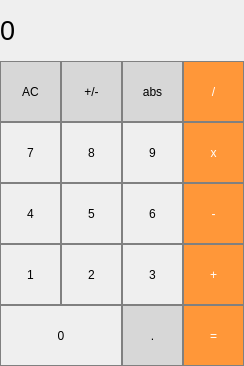
<?xml version="1.0" encoding="UTF-8"?>
<ui version="4.0">
 <class>MainWindow</class>
 <widget class="QMainWindow" name="MainWindow">
  <property name="geometry">
   <rect>
    <x>0</x>
    <y>0</y>
    <width>244</width>
    <height>366</height>
   </rect>
  </property>
  <property name="windowTitle">
   <string>MainWindow</string>
  </property>
  <widget class="QWidget" name="centralwidget">
   <widget class="QLabel" name="rezult_show">
    <property name="geometry">
     <rect>
      <x>0</x>
      <y>0</y>
      <width>244</width>
      <height>61</height>
     </rect>
    </property>
    <property name="font">
     <font>
      <pointsize>20</pointsize>
     </font>
    </property>
    <property name="styleSheet">
     <string notr="true">QLabel {
  qproperty-alignment: 'AlignVCenter | AlignRight';
  border: 1px solid gray;
}

background-color : white;</string>
    </property>
    <property name="text">
     <string>0</string>
    </property>
   </widget>
   <widget class="QPushButton" name="pushButton_ac">
    <property name="geometry">
     <rect>
      <x>0</x>
      <y>61</y>
      <width>61</width>
      <height>61</height>
     </rect>
    </property>
    <property name="styleSheet">
     <string notr="true">QPushButton {
  background-color: rgb(215, 215, 215);
  border: 1px solid gray;
}
QPushButton:pressed {
    background-color: qlineargradient(x1: 0, y1: 0, x2: 0, y2: 1,
                                      stop: 0 #BEBEBE, stop: 1 #D7D7D7);
}</string>
    </property>
    <property name="text">
     <string>AC</string>
    </property>
   </widget>
   <widget class="QPushButton" name="pushButton_plus_minus">
    <property name="geometry">
     <rect>
      <x>61</x>
      <y>61</y>
      <width>61</width>
      <height>61</height>
     </rect>
    </property>
    <property name="styleSheet">
     <string notr="true">QPushButton {
  background-color: rgb(215, 215, 215);
  border: 1px solid gray;
}
QPushButton:pressed {
    background-color: qlineargradient(x1: 0, y1: 0, x2: 0, y2: 1,
                                      stop: 0 #BEBEBE, stop: 1 #D7D7D7);
}</string>
    </property>
    <property name="text">
     <string>+/-</string>
    </property>
   </widget>
   <widget class="QPushButton" name="pushButton_proc">
    <property name="geometry">
     <rect>
      <x>122</x>
      <y>61</y>
      <width>61</width>
      <height>61</height>
     </rect>
    </property>
    <property name="styleSheet">
     <string notr="true">QPushButton {
  background-color: rgb(215, 215, 215);
  border: 1px solid gray;
}
QPushButton:pressed {
    background-color: qlineargradient(x1: 0, y1: 0, x2: 0, y2: 1,
                                      stop: 0 #BEBEBE, stop: 1 #D7D7D7);
}</string>
    </property>
    <property name="text">
     <string>abs</string>
    </property>
   </widget>
   <widget class="QPushButton" name="pushButton_del">
    <property name="geometry">
     <rect>
      <x>183</x>
      <y>61</y>
      <width>61</width>
      <height>61</height>
     </rect>
    </property>
    <property name="styleSheet">
     <string notr="true">QPushButton {
  background-color: rgb(255, 151, 57);
  color: white; 
  border: 1px solid gray;
}

QPushButton:pressed {
    background-color: qlineargradient(x1: 0, y1: 0, x2: 0, y2: 1,
                                      stop: 0 #FF7832, stop: 1 #FF9739);
}</string>
    </property>
    <property name="text">
     <string>/</string>
    </property>
   </widget>
   <widget class="QPushButton" name="pushButton_9">
    <property name="geometry">
     <rect>
      <x>122</x>
      <y>122</y>
      <width>61</width>
      <height>61</height>
     </rect>
    </property>
    <property name="styleSheet">
     <string notr="true">QPushButton {
   border: 1px solid gray;
}
QPushButton:pressed {
    background-color: qlineargradient(x1: 0, y1: 0, x2: 0, y2: 1,
                                      stop: 0 #dadbde, stop: 1 #f6f7fa);
}</string>
    </property>
    <property name="text">
     <string>9</string>
    </property>
   </widget>
   <widget class="QPushButton" name="pushButton_umnog">
    <property name="geometry">
     <rect>
      <x>183</x>
      <y>122</y>
      <width>61</width>
      <height>61</height>
     </rect>
    </property>
    <property name="styleSheet">
     <string notr="true">QPushButton {
  background-color: rgb(255, 151, 57);
  color: white; 
  border: 1px solid gray;
}

QPushButton:pressed {
    background-color: qlineargradient(x1: 0, y1: 0, x2: 0, y2: 1,
                                      stop: 0 #FF7832, stop: 1 #FF9739);
}</string>
    </property>
    <property name="text">
     <string>x</string>
    </property>
   </widget>
   <widget class="QPushButton" name="pushButton_7">
    <property name="geometry">
     <rect>
      <x>0</x>
      <y>122</y>
      <width>61</width>
      <height>61</height>
     </rect>
    </property>
    <property name="styleSheet">
     <string notr="true">QPushButton {
   border: 1px solid gray;
}
QPushButton:pressed {
    background-color: qlineargradient(x1: 0, y1: 0, x2: 0, y2: 1,
                                      stop: 0 #dadbde, stop: 1 #f6f7fa);
}</string>
    </property>
    <property name="text">
     <string>7</string>
    </property>
   </widget>
   <widget class="QPushButton" name="pushButton_8">
    <property name="geometry">
     <rect>
      <x>61</x>
      <y>122</y>
      <width>61</width>
      <height>61</height>
     </rect>
    </property>
    <property name="styleSheet">
     <string notr="true">QPushButton {
   border: 1px solid gray;
}
QPushButton:pressed {
    background-color: qlineargradient(x1: 0, y1: 0, x2: 0, y2: 1,
                                      stop: 0 #dadbde, stop: 1 #f6f7fa);
}</string>
    </property>
    <property name="text">
     <string>8</string>
    </property>
   </widget>
   <widget class="QPushButton" name="pushButton_6">
    <property name="geometry">
     <rect>
      <x>122</x>
      <y>183</y>
      <width>61</width>
      <height>61</height>
     </rect>
    </property>
    <property name="styleSheet">
     <string notr="true">QPushButton {
   border: 1px solid gray;
}
QPushButton:pressed {
    background-color: qlineargradient(x1: 0, y1: 0, x2: 0, y2: 1,
                                      stop: 0 #dadbde, stop: 1 #f6f7fa);
}</string>
    </property>
    <property name="text">
     <string>6</string>
    </property>
   </widget>
   <widget class="QPushButton" name="pushButton_minus">
    <property name="geometry">
     <rect>
      <x>183</x>
      <y>183</y>
      <width>61</width>
      <height>61</height>
     </rect>
    </property>
    <property name="styleSheet">
     <string notr="true">QPushButton {
  background-color: rgb(255, 151, 57);
  color: white; 
  border: 1px solid gray;
}

QPushButton:pressed {
    background-color: qlineargradient(x1: 0, y1: 0, x2: 0, y2: 1,
                                      stop: 0 #FF7832, stop: 1 #FF9739);
}</string>
    </property>
    <property name="text">
     <string>-</string>
    </property>
   </widget>
   <widget class="QPushButton" name="pushButton_4">
    <property name="geometry">
     <rect>
      <x>0</x>
      <y>183</y>
      <width>61</width>
      <height>61</height>
     </rect>
    </property>
    <property name="styleSheet">
     <string notr="true">QPushButton {
   border: 1px solid gray;
}
QPushButton:pressed {
    background-color: qlineargradient(x1: 0, y1: 0, x2: 0, y2: 1,
                                      stop: 0 #dadbde, stop: 1 #f6f7fa);
}</string>
    </property>
    <property name="text">
     <string>4</string>
    </property>
   </widget>
   <widget class="QPushButton" name="pushButton_5">
    <property name="geometry">
     <rect>
      <x>61</x>
      <y>183</y>
      <width>61</width>
      <height>61</height>
     </rect>
    </property>
    <property name="styleSheet">
     <string notr="true">QPushButton {
   border: 1px solid gray;
}
QPushButton:pressed {
    background-color: qlineargradient(x1: 0, y1: 0, x2: 0, y2: 1,
                                      stop: 0 #dadbde, stop: 1 #f6f7fa);
}</string>
    </property>
    <property name="text">
     <string>5</string>
    </property>
   </widget>
   <widget class="QPushButton" name="pushButton_3">
    <property name="geometry">
     <rect>
      <x>122</x>
      <y>244</y>
      <width>61</width>
      <height>61</height>
     </rect>
    </property>
    <property name="styleSheet">
     <string notr="true">QPushButton {
   border: 1px solid gray;
}
QPushButton:pressed {
    background-color: qlineargradient(x1: 0, y1: 0, x2: 0, y2: 1,
                                      stop: 0 #dadbde, stop: 1 #f6f7fa);
}</string>
    </property>
    <property name="text">
     <string>3</string>
    </property>
   </widget>
   <widget class="QPushButton" name="pushButton_plus">
    <property name="geometry">
     <rect>
      <x>183</x>
      <y>244</y>
      <width>61</width>
      <height>61</height>
     </rect>
    </property>
    <property name="styleSheet">
     <string notr="true">QPushButton {
  background-color: rgb(255, 151, 57);
  color: white; 
  border: 1px solid gray;
}

QPushButton:pressed {
    background-color: qlineargradient(x1: 0, y1: 0, x2: 0, y2: 1,
                                      stop: 0 #FF7832, stop: 1 #FF9739);
}</string>
    </property>
    <property name="text">
     <string>+</string>
    </property>
   </widget>
   <widget class="QPushButton" name="pushButton_1">
    <property name="geometry">
     <rect>
      <x>0</x>
      <y>244</y>
      <width>61</width>
      <height>61</height>
     </rect>
    </property>
    <property name="styleSheet">
     <string notr="true">QPushButton {
   border: 1px solid gray;
}
QPushButton:pressed {
    background-color: qlineargradient(x1: 0, y1: 0, x2: 0, y2: 1,
                                      stop: 0 #dadbde, stop: 1 #f6f7fa);
}</string>
    </property>
    <property name="text">
     <string>1</string>
    </property>
   </widget>
   <widget class="QPushButton" name="pushButton_2">
    <property name="geometry">
     <rect>
      <x>61</x>
      <y>244</y>
      <width>61</width>
      <height>61</height>
     </rect>
    </property>
    <property name="styleSheet">
     <string notr="true">QPushButton {
   border: 1px solid gray;
}
QPushButton:pressed {
    background-color: qlineargradient(x1: 0, y1: 0, x2: 0, y2: 1,
                                      stop: 0 #dadbde, stop: 1 #f6f7fa);
}</string>
    </property>
    <property name="text">
     <string>2</string>
    </property>
   </widget>
   <widget class="QPushButton" name="pushButton_dot">
    <property name="geometry">
     <rect>
      <x>122</x>
      <y>305</y>
      <width>61</width>
      <height>61</height>
     </rect>
    </property>
    <property name="styleSheet">
     <string notr="true">QPushButton {
  background-color: rgb(215, 215, 215);
  border: 1px solid gray;
}
QPushButton:pressed {
    background-color: qlineargradient(x1: 0, y1: 0, x2: 0, y2: 1,
                                      stop: 0 #BEBEBE, stop: 1 #D7D7D7);
}</string>
    </property>
    <property name="text">
     <string>.</string>
    </property>
   </widget>
   <widget class="QPushButton" name="pushButton_ravno">
    <property name="geometry">
     <rect>
      <x>183</x>
      <y>305</y>
      <width>61</width>
      <height>61</height>
     </rect>
    </property>
    <property name="styleSheet">
     <string notr="true">QPushButton {
  background-color: rgb(255, 151, 57);
  color: white; 
  border: 1px solid gray;
}

QPushButton:pressed {
    background-color: qlineargradient(x1: 0, y1: 0, x2: 0, y2: 1,
                                      stop: 0 #FF7832, stop: 1 #FF9739);
}</string>
    </property>
    <property name="text">
     <string>=</string>
    </property>
   </widget>
   <widget class="QPushButton" name="pushButton_0">
    <property name="geometry">
     <rect>
      <x>0</x>
      <y>305</y>
      <width>122</width>
      <height>61</height>
     </rect>
    </property>
    <property name="styleSheet">
     <string notr="true">QPushButton {
   border: 1px solid gray;
}
QPushButton:pressed {
    background-color: qlineargradient(x1: 0, y1: 0, x2: 0, y2: 1,
                                      stop: 0 #dadbde, stop: 1 #f6f7fa);
}</string>
    </property>
    <property name="text">
     <string>0</string>
    </property>
   </widget>
  </widget>
 </widget>
 <resources/>
 <connections/>
</ui>
